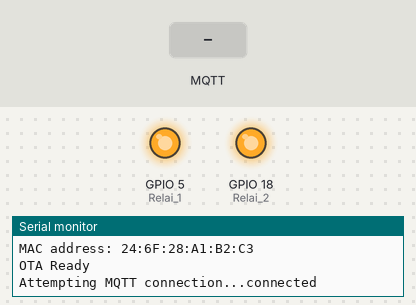
The sketch below on a simulated ESP32. On the bench: output pins drawn as LEDs (lit = HIGH), the last lines printed to the serial monitor. The inputs (shaded band) are chosen by the test bench. WiFi joins after 1.5 s; servers stay silent unless stated; no MQTT or app messages arrive unless stated.

Above: at 3.9 s.
4.0 s: MQTT message "1" arrives on the first subscribed topic
At 4.7 s:
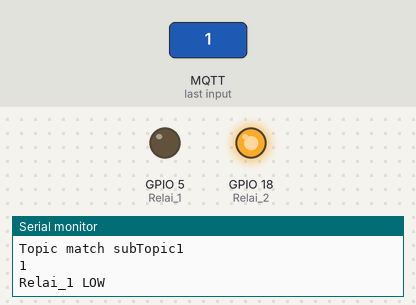
5.5 s: MQTT message "1" arrives on the second subscribed topic
At 5.8 s:
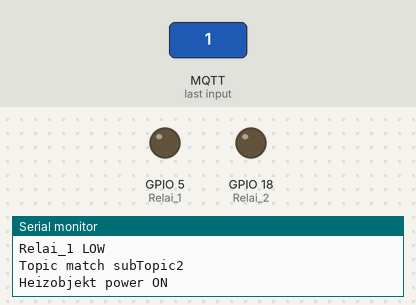
7.0 s: MQTT message "0" arrives on the first subscribed topic
At 8.1 s:
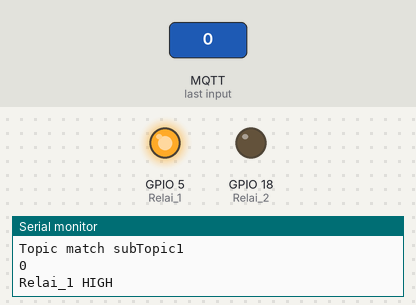
Timing chart, 0 to 10.0 s (numbered marks = the images above; inputs shaded):
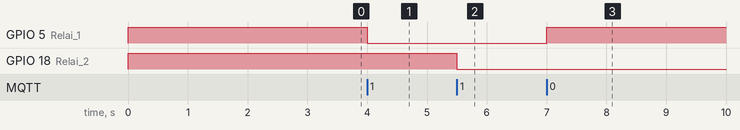

The sketch:

Smart_Bad_ESP32_V0.1.ino
```cpp
/*
Smart_Bad Projekt Version 0.01

Pinbelegung:

Relai       Pin
Tempsensor  Pin


*/

#include <WiFi.h>
#include <ESPmDNS.h>
//#include <WiFiUdp.h>
#include <ArduinoOTA.h>
#include <PubSubClient.h>
#include <TimeLib.h>
#include <SimpleDHT.h>
#include "T_Objects.h"

///////////////////////////////////////////////////////////////////////////Settings/////////////////////////////////////////////
const int Relai_1 = 5;
const int Relai_2 = 18;
const int pinDHT11 = 25;
const char* Code_Version = "SmartBad_V0.01";

// Update these with values suitable for your network.
const char* ssid = "Turner.Netz";
const char* password = "3333333333333";
const char* mqttBrokerIP = "192.168.1.111";
const int  mqttBrokerPORT = 1883;
const char* OTAHostname = "Bad_ESP";

////////////////////////////////////////////////////////////////////////////// Variabeln//////////////////////////////////////////

// Topics
const char* subTopic1 = "Haus/EG/WZ/Licht";
const char* subTopic2 = "Haus/EG/WZ/POWER_TV";
const char* subTopic3 = "Haus/EG/WZ/Licht3";

const char* pubTopic0 = "Haus/EG/WZ/Sensor/Temp";
const char* pubTopic1 = "Haus/EG/WZ/Sensor/Hum";
const char* pubTopic2 = "Haus/EG/WZ/Licht1";
const char* pubTopic3 = "Haus/EG/WZ/Licht3";

//Timing
long lastMsg = 0;

int value = 0;
long last_readtemp_time = 0;
// message
char msg[50];
//Tempsensor Var
long readtemp_delay = 60000;
byte  Temp = 0;
byte  Hum = 0;
byte temperature = 0;
byte humidity = 0;

///////////////////////////////////////////////////////////////////////////Objekte/Klassen///////////////////////////////////////////////

SimpleDHT11 dht11(pinDHT11);
WiFiClient wifiClient;
PubSubClient client(wifiClient);
Heizobjekt Badheizer(Relai_2,20);
///////////////////////////////////////////////////////////////////////////Funktionen/////////////////////////////////////////////////////
void readtemp() {
  Serial.println("Sample DHT11...");
  dht11.read(&temperature, &humidity, NULL);

}

///////////////////////////////////////////////////////////////////////////MQTT Callback///////////////
void callback(char* topic, byte* payload, unsigned int length)
{

  String callTopic = "";
  int i = 0;
  while((char)topic[i] != 0) {
    callTopic += (char)topic[i];
    i++;
  } //parses topic from bytes

  if (callTopic.equals(subTopic1)) {
    Serial.println("Topic match subTopic1");
    Serial.println((char)payload[0]);
    if((char)payload[0] == '1') {

      digitalWrite(Relai_1, LOW);   // turn the LED on (HIGH is the voltage level)
      Serial.println("Relai_1 LOW");

    } else if ((char)payload[0] == '0'){
      digitalWrite(Relai_1, HIGH);    // turn the LED off by making the voltage LOW
      Serial.println("Relai_1 HIGH");
    }
  }

  if (callTopic.equals(subTopic2)) {
    Serial.println("Topic match subTopic2");
    if((char)payload[0] == '0') {
      Badheizer.power_off();//outletOff(1);
    } else if ((char)payload[0] == '1'){
      Badheizer.power_on();
    }
  }

  if (callTopic.equals(subTopic3)) {
    if((char)payload[0] == '0') {
      //outletOff(2);
    } else if ((char)payload[0] == '1'){
      //outletOn(2);
    }
  }
}


/**
 * This function is called when the loop methond sees there is no
 * MQTT connection.  This function attempts to reconnect.  If it can
 * not, it disconnects from wifi, connects again, and attempts to connect to
 * the MQTT server again, once wifi is established.
 */
void reconnect()
{
  while (!client.connected()) {
    Serial.print("Attempting MQTT connection...");
    if (client.connect("ESP32_Devboard")) {
      Serial.println("connected");

      client.setServer(mqttBrokerIP, mqttBrokerPORT);
      client.setCallback(callback);

      client.subscribe(subTopic1);
      client.subscribe(subTopic2);
      //client.subscribe(subTopic3);

    } else {
      Serial.print("failed, rc=");
      Serial.print(client.state());
      Serial.println(", resetting wif connection.");

      delay(500);
      WiFi.disconnect();
      Serial.println("Disconnected from WiFi");
      delay(1000);
      connectWifi();
      Serial.println("Wifi Reconnected!  Trying MQTT Connection again.");
      delay(5000);
    }
  }
}

///////////////////////////////////////////////////////////////////////////Wifi Setup/////////////////////////////////////////////////////
void connectWifi()
{
  delay(200);
  Serial.print("Connecting to ");
  Serial.println(ssid);
  WiFi.mode(WIFI_STA);
  WiFi.begin(ssid, password);

  while(WiFi.status() != WL_CONNECTED) {
    delay(150);
    Serial.print(".");
  }

  Serial.println();
  Serial.println("WiFi: Connected");
  Serial.print("IP address: ");
  Serial.println(WiFi.localIP());
  Serial.print("MAC address: ");
  Serial.println(WiFi.macAddress());
}

void arduinoOTA(){

//////////////////Arduino OTA//////////////////////////////////////////
 // Port defaults to 3232
  // ArduinoOTA.setPort(3232);

  // Hostname defaults to esp3232-[MAC]
  ArduinoOTA.setHostname(OTAHostname);

  // No authentication by default
  // ArduinoOTA.setPassword("admin");

  // Password can be set with it's md5 value as well
  // MD5(admin) = 21232f297a57a5a743894a0e4a801fc3
ArduinoOTA
    .onStart([]() {
      String type;
      if (ArduinoOTA.getCommand() == U_FLASH)
        type = "sketch";
      else // U_SPIFFS
        type = "filesystem";

      // NOTE: if updating SPIFFS this would be the place to unmount SPIFFS using SPIFFS.end()
      Serial.println("Start updating " + type);
    })
    .onEnd([]() {
      Serial.println("\nEnd");
    })
    .onProgress([](unsigned int progress, unsigned int total) {
      Serial.printf("Progress: %u%%\r", (progress / (total / 100)));
    })
    .onError([](ota_error_t error) {
      Serial.printf("Error[%u]: ", error);
      if (error == OTA_AUTH_ERROR) Serial.println("Auth Failed");
      else if (error == OTA_BEGIN_ERROR) Serial.println("Begin Failed");
      else if (error == OTA_CONNECT_ERROR) Serial.println("Connect Failed");
      else if (error == OTA_RECEIVE_ERROR) Serial.println("Receive Failed");
      else if (error == OTA_END_ERROR) Serial.println("End Failed");
    });

  ArduinoOTA.begin();

  Serial.println("OTA Ready");

}

/////////////////////////////////////////////////////////////////// Setup    ///////////////////////////////////////////
/*
 * First function to run.
 */
void setup()
{
  Serial.begin(115200);
 Serial.println(Code_Version);
 Serial.println("Booting");

  pinMode(Relai_1, OUTPUT);
  pinMode(Relai_2, OUTPUT);
  digitalWrite(Relai_1, HIGH);
  digitalWrite(Relai_2, HIGH);
  connectWifi();
  arduinoOTA();
  delay(1000);
  client.setServer(mqttBrokerIP, mqttBrokerPORT);
  client.setCallback(callback);

  if(client.connected()) {
    Serial.println("MQTT: Connected");
  }

}


/////////////////////////////////////////////////////////////////// Loop    ///////////////////////////////////////////

/**
 * This function is called repeatedly.  It calls the client's loop function (required)
 * and handles the connection state if something happens in the network.
 */
void loop()
{
  if(!client.connected()) {
    reconnect();
  }
  ArduinoOTA.handle();
  client.loop();
  long now;
  now = millis();
  if (now - last_readtemp_time > readtemp_delay){
    //Serial.println(now - last_readtemp_time);
    last_readtemp_time = now;
    readtemp();
    snprintf (msg, 75, "%d", temperature);
    client.publish(pubTopic0, msg);
    snprintf (msg, 75, "%d", humidity);
    client.publish(pubTopic1, msg);
    }
}
```

T_Objects.cpp
```cpp
#include "T_Objects.h"
#include "Arduino.h"

Heizobjekt::Heizobjekt(int hp, int default_tempsoll)
{
  HW_PIN = hp;
  Temp_SOLL = default_tempsoll;
  Serial.println("Hardwarepin");
  Serial.println(HW_PIN);
}


void Heizobjekt::power_on(){

  digitalWrite(HW_PIN,LOW);
  Serial.println("Heizobjekt power ON");
  }


void Heizobjekt::power_off(){

  digitalWrite(HW_PIN,HIGH);
   Serial.println(HW_PIN);
  Serial.println("Heizobjekt power OFF");
  }

void Heizobjekt::set_Temp_SOLL(int tempsoll){

  Temp_SOLL = tempsoll;
  }

void Heizobjekt::set_Temp_IST(int tempist){

  Temp_IST = tempist;
  }

void Heizobjekt::set_Heiz_DAUER(int heizdauer){

  Heiz_DAUER = heizdauer;
  }

void Heizobjekt::handle(){

  if(Temp_IST >= Temp_SOLL){
    power_off();
    }
  }
```

T_Objects.h
```cpp
/*T_Objects.h
 *
 * V0.0
 *
 * Hier sollen die für die Hausautomation benötigten Objekte definiert werden:
 * Heizobjekt
 * Schaltobjekt
 * Teichobjekt
 *
 *
 */
#ifndef T_Objects_h
#define T_Objects_h
#include "Arduino.h"
class Heizobjekt{
  private:
  int HW_PIN;
  int Temp_SOLL;
  int Temp_IST;
  int Heiz_DAUER;
  public:
  Heizobjekt(int hp, int default_temsoll);
  void power_on();
  void power_off();
  void set_Temp_SOLL(int tempsoll);
  void set_Temp_IST(int tempist);
  void set_Heiz_DAUER(int heizdauer);
  int get_Temp_SOLL();
  int get_Heiz_DAUER();
  void handle();
};
#endif
```

Measured:
- after the input at 4.0 s, GPIO 5 (Relai_1): HIGH → LOW at once
- after the input at 5.5 s, GPIO 18 (Relai_2): HIGH → LOW at once
- after the input at 7.0 s, GPIO 5 (Relai_1): LOW → HIGH at once
